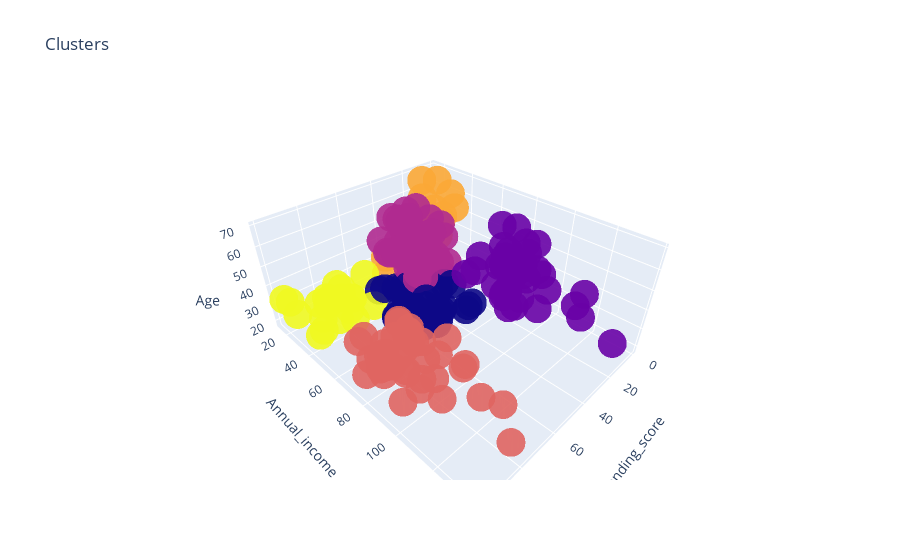

Notebook cell for this chart:
### Markdown cell above
# k means plotting

### Code cell
trace=go.Scatter3d(
x=x['Spending Score (1-100)'],
y=x['Annual Income (k$)'],
z=x['Age'],
mode='markers',
     marker=dict(
        color = labels, 
        size= 10,
        line=dict(
            color= labels,
        ),
        opacity = 0.9
     )
)
layout = go.Layout(
    title= 'Clusters',
    scene = dict(
            xaxis = dict(title  = 'Spending_score'),
            yaxis = dict(title  = 'Annual_income'),
            zaxis = dict(title  = 'Age')
        )
)
fig = go.Figure(data=trace, layout=layout)
py.offline.iplot(fig)

### Figure 1 — Plotly figure (JSON) as saved in the notebook; plotly's stock layout.template omitted (floating-point values rounded to 4 significant figures; data arrays with more than 128 entries replaced by an {"elided": "..."} marker saying what was removed)
{"data": [{"marker": {"color": {"elided": "200 int values"}, "line": {"color": {"elided": "200 int values"}}, "opacity": 0.9, "size": 10}, "mode": "markers", "type": "scatter3d", "x": {"elided": "200 int values"}, "y": {"elided": "200 int values"}, "z": {"elided": "200 int values"}}], "layout": {"scene": {"xaxis": {"title": {"text": "Spending_score"}}, "yaxis": {"title": {"text": "Annual_income"}}, "zaxis": {"title": {"text": "Age"}}}, "title": {"text": "Clusters"}}}
